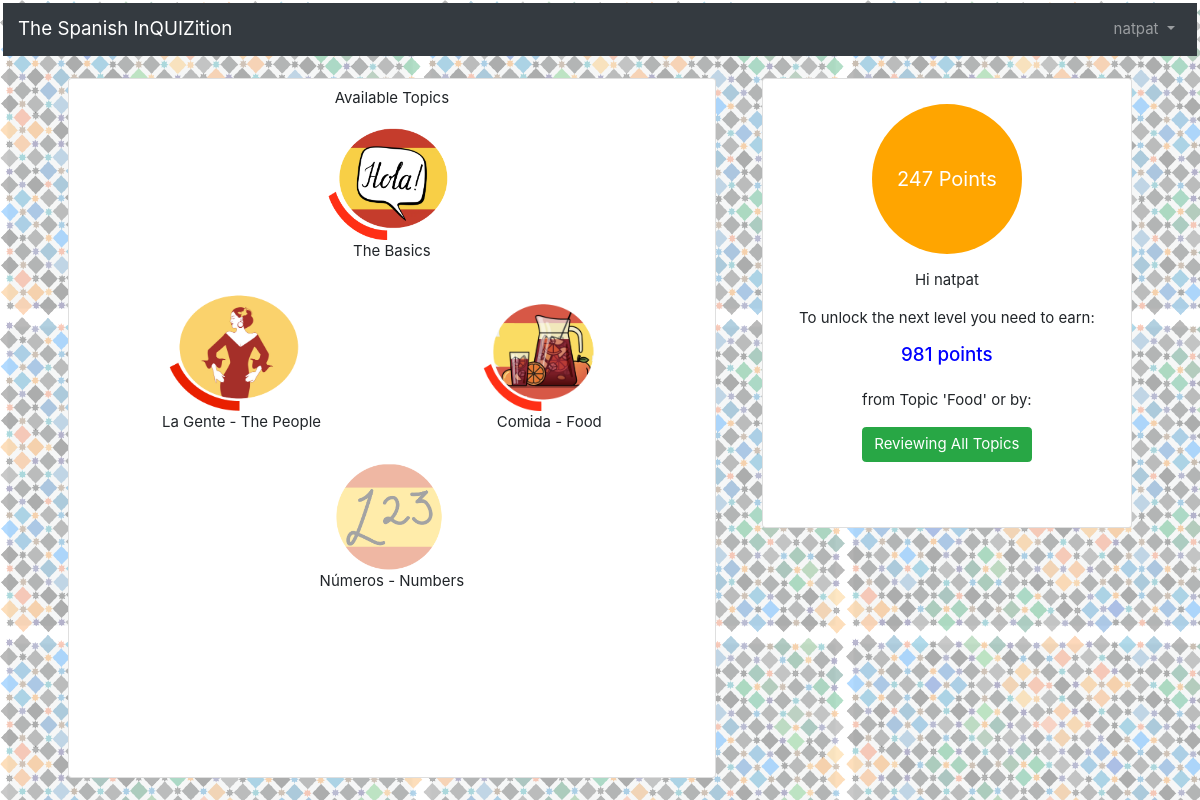
Before: / (signed in) with the older database file.
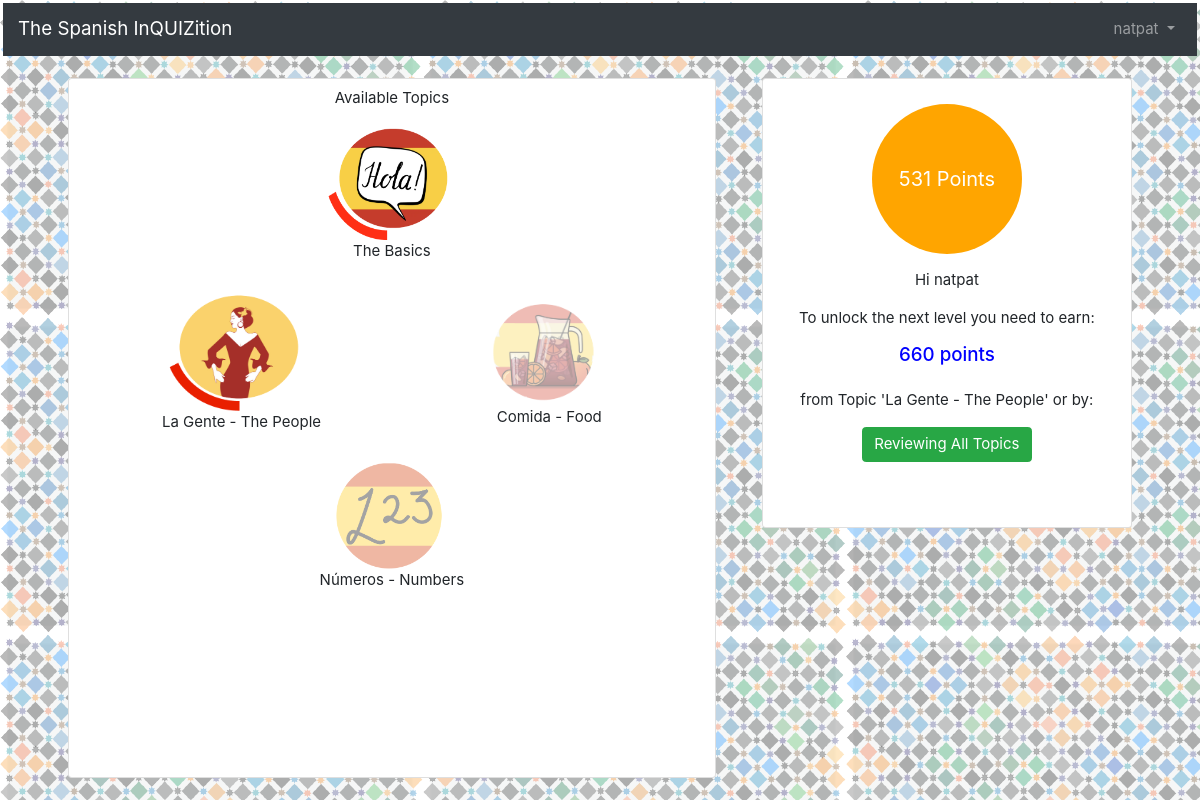
After: the same page with the newer database file.
### courses/models.py (models this page shows, shortened)
class Levels(models.Model):
    level_number_choices = (
        (1, 1),
        (2, 2),
        (3, 3),
        (4,4),
        (5, 5),
    )
    level_number = models.PositiveIntegerField(null=False, blank=False,
                                               choices=level_number_choices, default=1, primary_key=True)
    points_threshold =models.PositiveIntegerField(null=False, blank=False)
    description = models.CharField(max_length= 400)
    def __str__(self):
        return str(self.level_number)

### courses/views.py (the view, shortened to what this page needs)
# urls.py: path('',CourseListView.as_view(),name='home'),
class CourseListView(LoginRequiredMixin, LoadQuestionsMixin, View):
    template_name = 'home.html'
    login_url = 'login'
    def get(self, request):
        user = self.request.user
        initialized, created = PlayerStatus.objects.get_or_create(user=self.request.user)
        initialized.currentQuestion = 0
        initialized.currentScore = 0
        initialized.currentErrors = 0
        initialized.save()
        request.session['level_up'] = False
        level_and_score = PlayerScore.objects.filter(user=user).first()
        if level_and_score is None:
            levelOne = Levels.objects.get(level_number=1)
            level_and_score, created = PlayerScore.objects.get_or_create(user=user, level=levelOne)
            level_and_score.save()
        level = str(level_and_score.level)
        score = level_and_score.current_level_score
        total_score = level_and_score.score
        level_threshold = Levels.objects.filter(level_number=str(level)).first()
        level_points_threshold = level_threshold.points_threshold
        points_needed = int(level_points_threshold) - int(score)
        if score >= level_points_threshold:
            level = str(int(level) + 1)
            level_up = Levels.objects.filter(level_number=level).first()
            level_and_score.level = level_up
            level_and_score.save()
            level_points_threshold = level_up.points_threshold
        streak_length = 1
        try:
            latest_session = UserSessions.objects.filter(user= user).latest('session')
            first_time = False
            self.current_streak = streak(latest_session, self.request.user, streak_length)
        except:
            first_time = True
            self.current_streak = 0
        if level_and_score.day_streak < self.current_streak:
            level_and_score.day_streak = self.current_streak
            level_and_score.save()
        now = timezone.now()
        strength = dict()
        for num in range(1, int(level) + 1):
            answered = Answered.objects.filter(user=self.request.user,
                                               level_int=num, ).values('spanish_id','review_time')
            today = 0
            two_weeks = 0
            two_weeks_plus = 0
            print(now < now+timedelta(days=14))
            for item in answered:
                if item['review_time'] < (now + timedelta(days=1)):
                    today += 1
                elif item['review_time'] < (now + timedelta(days=14)):
                    two_weeks += 1
                elif item['review_time'] > (now + timedelta(days=14)):
                    two_weeks_plus += 1
            if today >= 3:
                strength[num] = 'weak'
            elif today < 3 and two_weeks >= 3:
                strength[num] = 'medium'
            elif two_weeks_plus > 3:
                strength[num] = 'high'
            else:
                strength[num] = 'weak'
        context = {
            'user': user,
            'level': level,
            'total_score': total_score,
            'level_threshold': level_points_threshold,
            'points': points_needed,
            'strength': strength,
            'level_description': level_threshold.description,
            'first_time': first_time,
        }
        return render(request, self.template_name, context)

### courses/views.py (called while the page is built)
def streak(session_object, user, streak_length):
    date = session_object.session
    yesterday = date - timedelta(days=1)
    result = UserSessions.objects.filter(user=user,
                                             session=str(yesterday)).all()
    if len(result) == 0:
            return streak_length
    else:
        streak_length += 1
        return streak(result[0], user, streak_length)

### templates/home.html (shortened to what the changed rows need)
{% extends 'base.html' %}
{% load staticfiles %}
{% block content %}
<body class = 'home '>
<div class="container">
    <div class="row justify-content-around">
        <div class="col-7 card" style="height:700px;">
            <form action="" method="POST">
                <div class="d-flex flex-row bd-highlight mb-3 justify-content-around">
                    <div class="p-2 bd-highlight">
                        {% if level >= '3' %}
                        {% if strength.3 == 'high' %}
                        <input class='level-btn' type = "image" src ="{% static 'food_high.png' %}" name="level_3" width="145px"/>
                        {% elif strength.3 == 'medium' %}
                        <input class='level-btn' type = "image" src ="{% static 'food_medium.png' %}" name="level_3" width="145px"/>
                        {% elif strength.3 == 'weak' %}
                        <input class='level-btn' type = "image" src ="{% static 'food_weak.png' %}" name="level_3" width="145px"/>
                        {% else %}
            <input class='level-btn' type = "image" src ="{% static 'food.png' %}" name="level_3" width="145px"/>
                        {% endif %}
            {% else %}
            <input class='level-btn' type = "image" src ="{% static 'food.png' %}" name="level_3" width="145px" disabled/>
            {% endif %}
                        <figcaption style="text-align:center;">Comida - Food</figcaption>
                    </div>
                </div>
            </form>
        </div>
        <div class="col-4 card" align="center" style="height:450px; padding:25px;">
            <div class="d-flex flex-row bd-highlight mb-3 justify-content-center">
            <div class="circle">{{ total_score }} Points</div>
            </div>
                <div class="d-flex flex-row bd-highlight mb-3 justify-content-center">
                    Hi {{ user }}</div>
                    <div class="d-flex flex-row bd-highlight mb-3 justify-content-center">
                        To unlock the next level you need to earn: </div>
                    <div class="d-flex flex-row bd-highlight mb-3 justify-content-center">
                        <h5 style="color:blue">{{ points }} points</h5></div>
                    <div class="d-flex flex-row bd-highlight mb-3 justify-content-center">
                        from Topic '{{ level_description }}' or by:</div>
                    <div class="d-flex flex-row bd-highlight mb-3 justify-content-center">
                        <a href="{% url 'review' %}"><button class="btn btn-success">Reviewing All Topics</button></a>
                    </div>
        </div>
    </div>
        </div>
</body>
{% endblock content %}

Changed rows visible on the page:
no longer on this page (row edited): Levels: description "Food"
now on this page (row edited): Levels: description "La Gente - The People"
Other visible differences:
{{ total_score }}: "247" → "531"
{{ points }}: "981" → "660"
